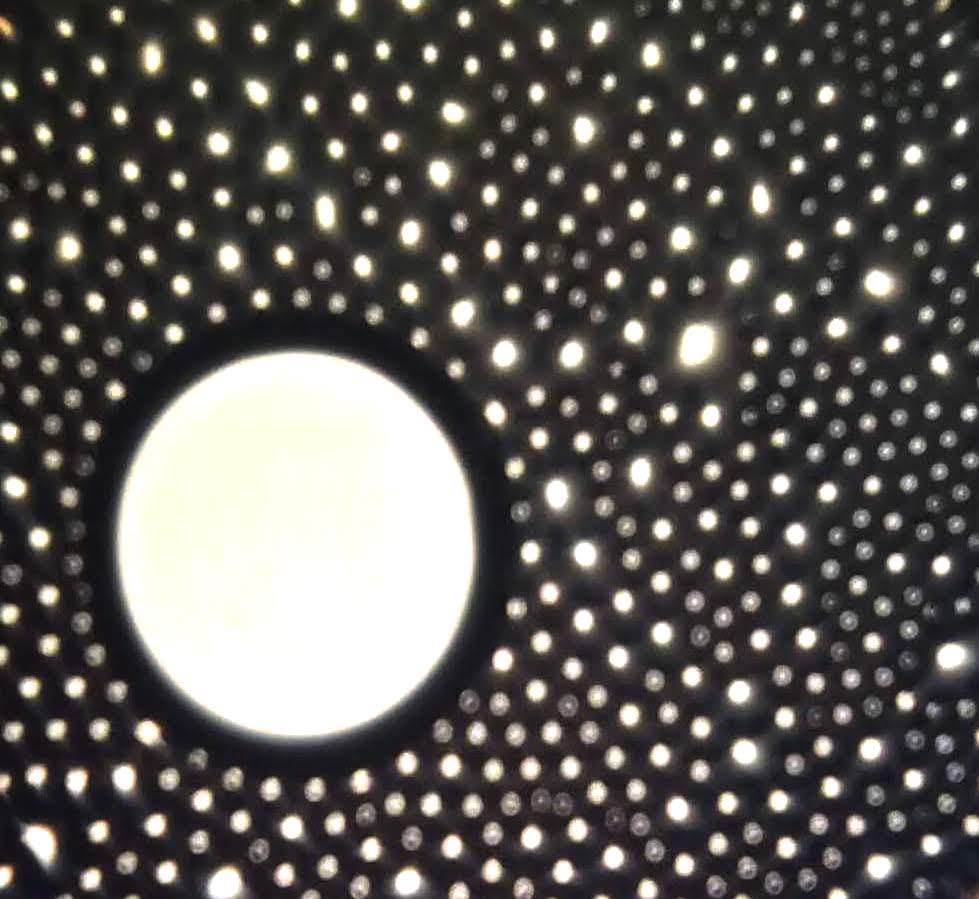
#> input picture AmorpHole.jpg, 979 x 899 px
$ python BubbleTest.py   (older library calls are emulated)
#> lines starting #> are read from the running program, lines starting #| are printed output that depends on the picture; after the words box and inside, x2 and y2 are one past the last pixel; in counts of white or black regions, pixels touching at a corner belong together
import math
import numpy
import matplotlib

from skimage import io
from skimage import feature
from skimage import draw
from skimage import util
from skimage import color
from skimage import morphology
from skimage import filters
from skimage import measure
from skimage import transform
from skimage import exposure


filename = 'AmorpHole.jpg'

image = io.imread(filename)
#> image is the input picture: shape (899, 979, 3); mean R, G, B 93.2, 90.1, 86.9
grey = color.rgb2grey(image)
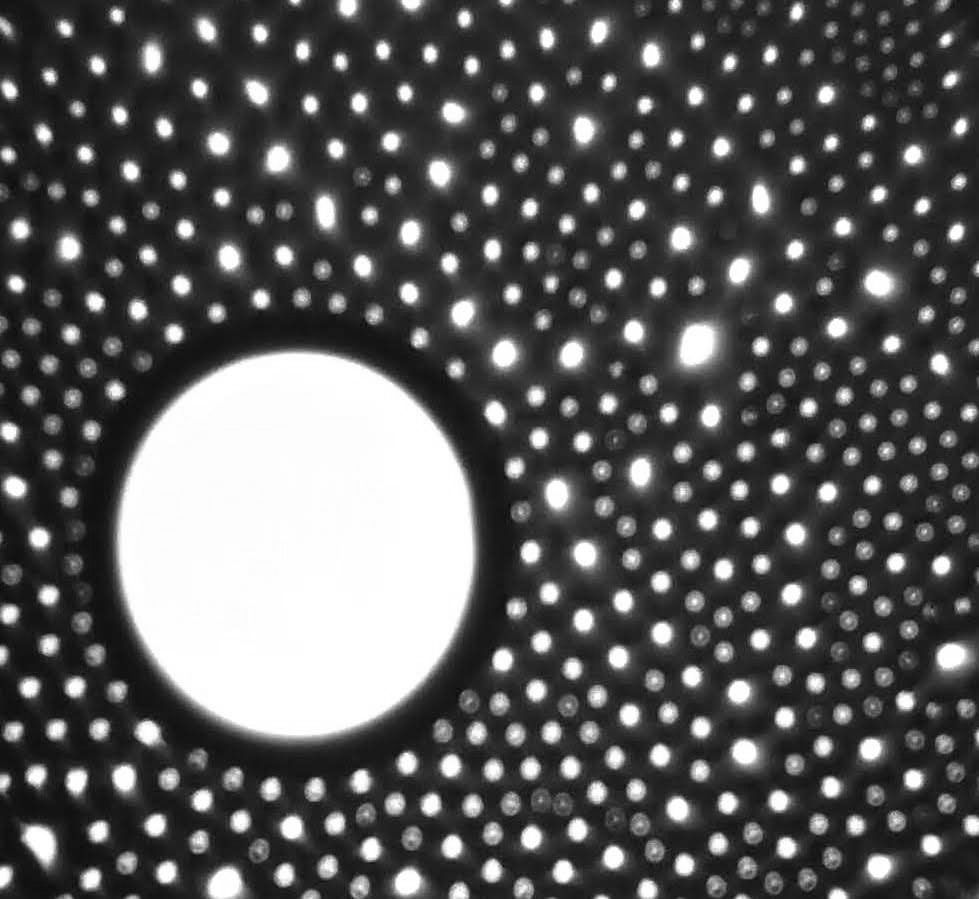
#> grey: shape (899, 979) float64; min 0.0327, max 1, mean 0.355
grey = exposure.equalize_adapthist(exposure.adjust_gamma(grey))
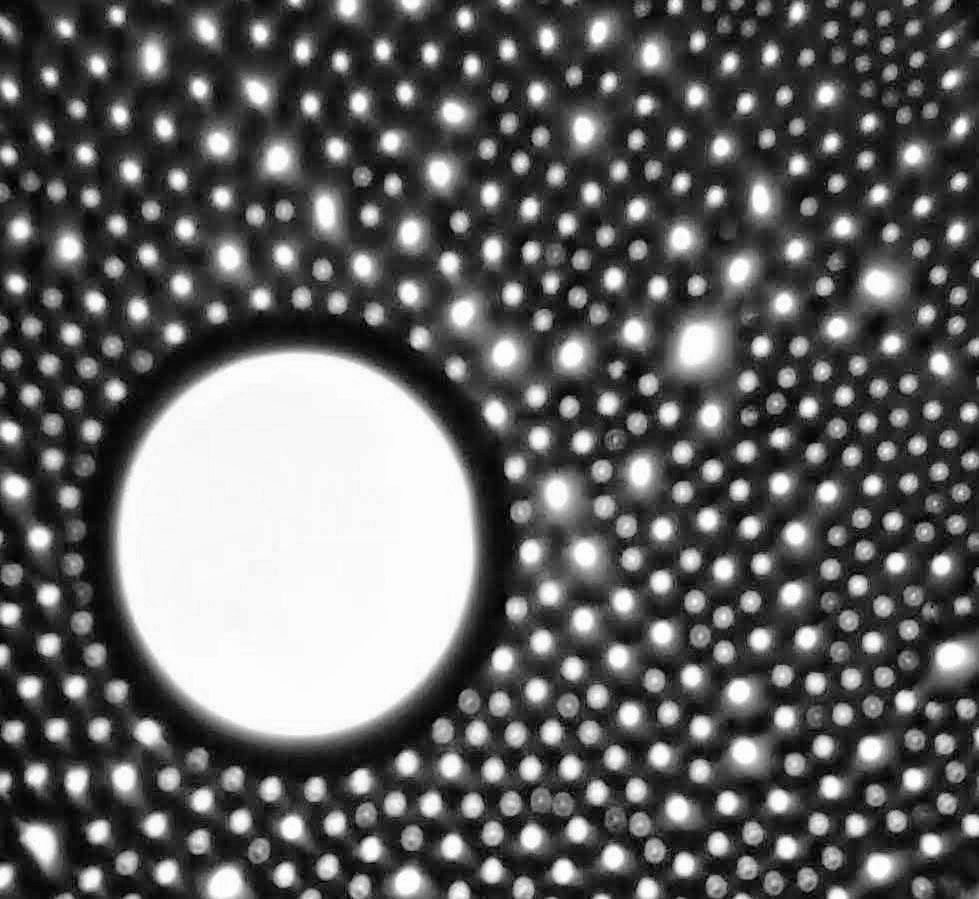
#> grey: shape (899, 979) float64; min 0, max 1, mean 0.388
# grey = exposure.equalize_adapthist(exposure.adjust_gamma(grey))
grey = grey > 0.5
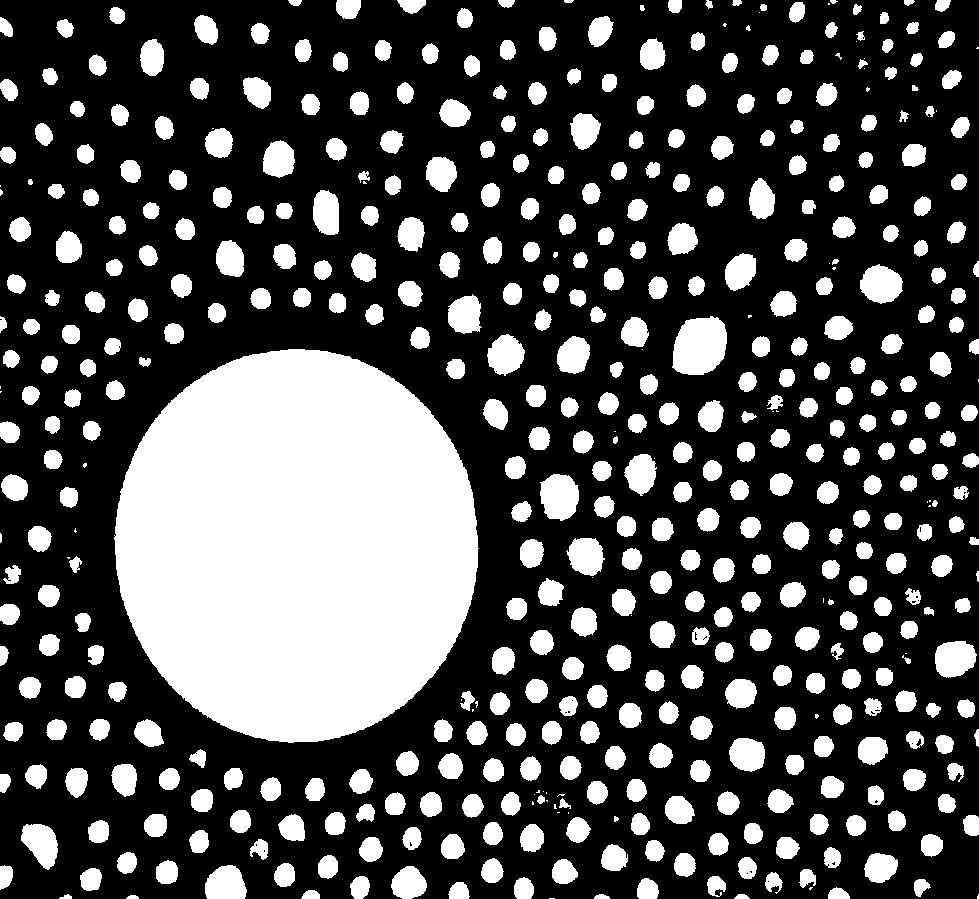
#> grey: shape (899, 979) bool; 29.9% white; 505 white regions (53 under 20 px), largest, box (x1, y1, x2, y2) and area: (114, 349, 479, 743) 112507, (672, 316, 727, 375) 2582, (540, 474, 579, 521) 1437

# [14 lines of commented-out code are left out]


io.imshow(grey)
io.show()
